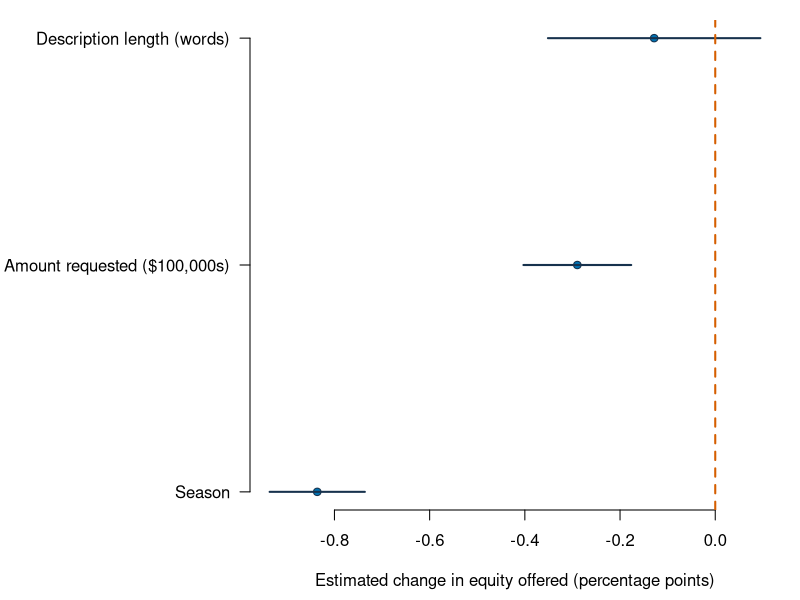

Write the R code that produced this figure.
## ---- chunk 1
knitr::opts_chunk$set(echo = TRUE, message = FALSE, warning = FALSE,
                      fig.width = 7, fig.height = 4.5)
sharks <- read.csv("data/shark_tank_teaching.csv", stringsAsFactors = FALSE)
sharks$ask_100k <- sharks$ask_amount_usd / 100000
equity_model <- lm(
  equity_offered_pct ~ season + ask_100k + description_words,
  data = sharks
)
## ---- chunk 2
equity_model <- lm(
  equity_offered_pct ~ season + ask_100k + description_words,
  data = sharks
)
summary(equity_model)
## ---- chunk 3
m_simple <- lm(equity_offered_pct ~ season, data = sharks)
m_adjusted <- lm(equity_offered_pct ~ season + ask_100k,
                 data = sharks)
m_full <- equity_model

c(
  simple = coef(m_simple)["season"],
  adjusted_for_ask = coef(m_adjusted)["season"],
  adjusted_for_ask_and_words = coef(m_full)["season"]
)
## ---- chunk 4
ci <- confint(equity_model)[-1, , drop = FALSE]
est <- coef(equity_model)[-1]
labels <- c("Season", "Amount requested ($100,000s)",
            "Description length (words)")
old_par <- par(no.readonly = TRUE)
par(mar = c(4.5, 12.5, 1, 1), las = 1)
plot(est, seq_along(est), xlim = range(ci), yaxt = "n", bty = "n",
     pch = 21, bg = "#0072B2", col = "#17324D",
     xlab = "Estimated change in equity offered (percentage points)",
     ylab = "")
segments(ci[, 1], seq_along(est), ci[, 2], seq_along(est),
         col = "#17324D", lwd = 2)
axis(2, at = seq_along(est), labels = labels, las = 1)
abline(v = 0, lty = 2, col = "#D55E00", lwd = 2)
par(old_par)
